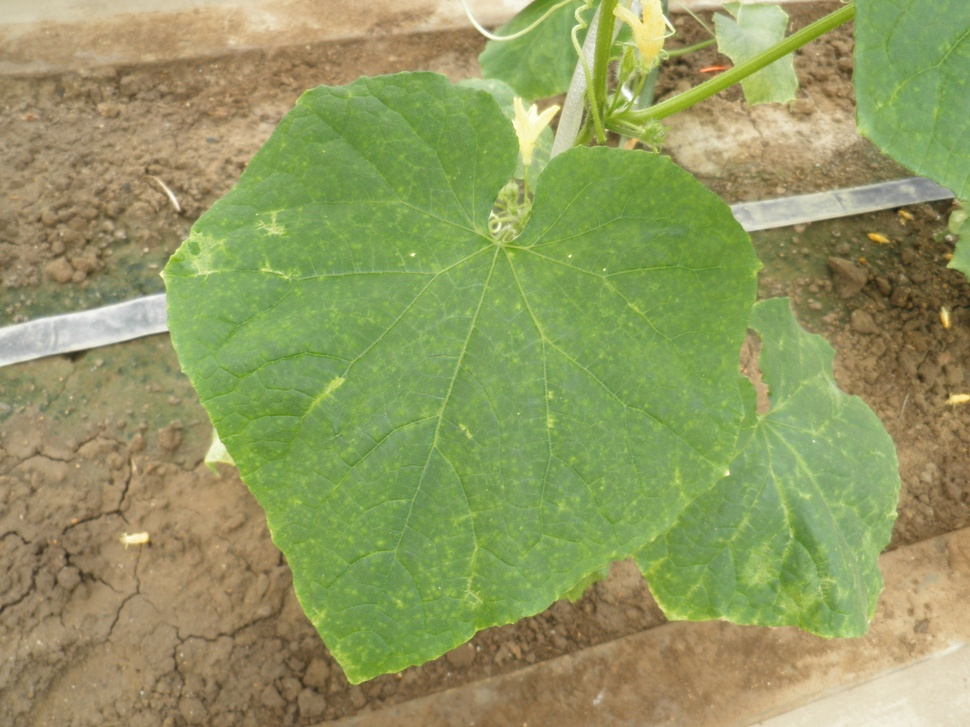
#> input picture data/original/000001.jpg, 970 x 727 px, shrunk from 2048 x 1536 before the run, found by its file name
$ python plot.py ../../data/original/000001.jpg
#> lines starting #> are read from the running program, lines starting #| are printed output that depends on the picture
#! /usr/bin/env python
# -*- coding:utf-8 -*-

import sys
import cv2
import numpy as np
import matplotlib.pyplot as plt
from pathlib import Path

args = sys.argv
current = Path()
dataset_path = current.resolve().parent.parent/'data'/'treated'
image = str(dataset_path) + "/" + args[1]
img = cv2.imread(image, 0)
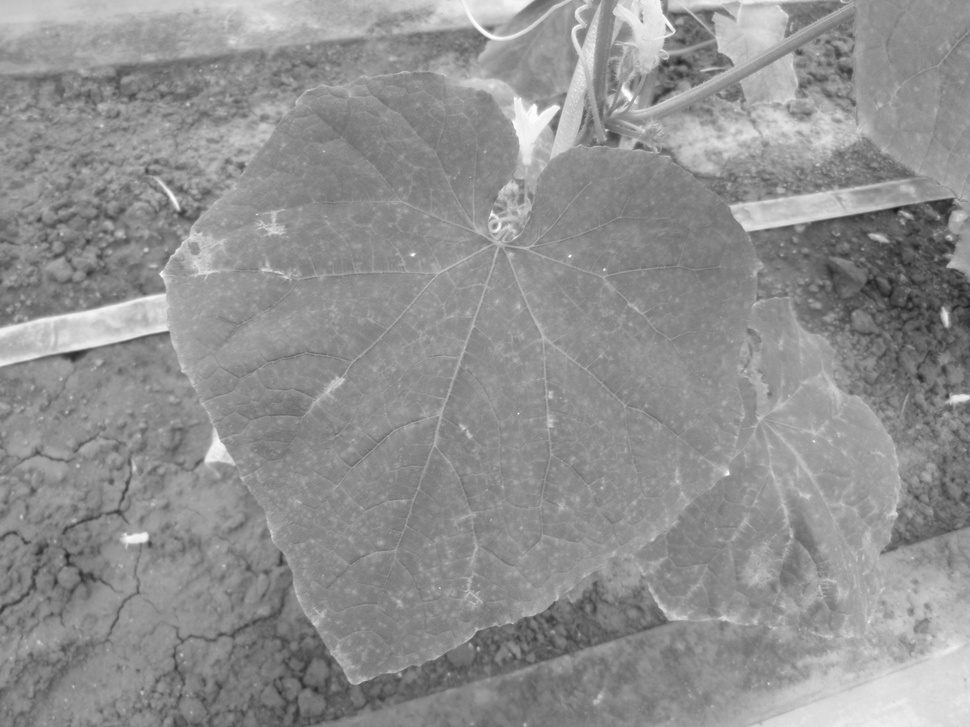
#> img: shape (727, 970); min 28, max 255, mean 144.4

plt.imshow(img)
plt.colorbar()
plt.show()
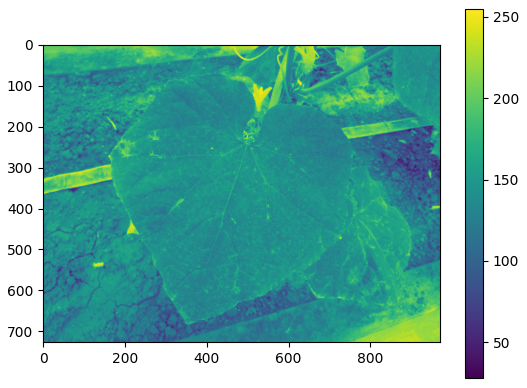
#> figure drawn by matplotlib, 2 panels

$ run again, on data/original/000003.jpg
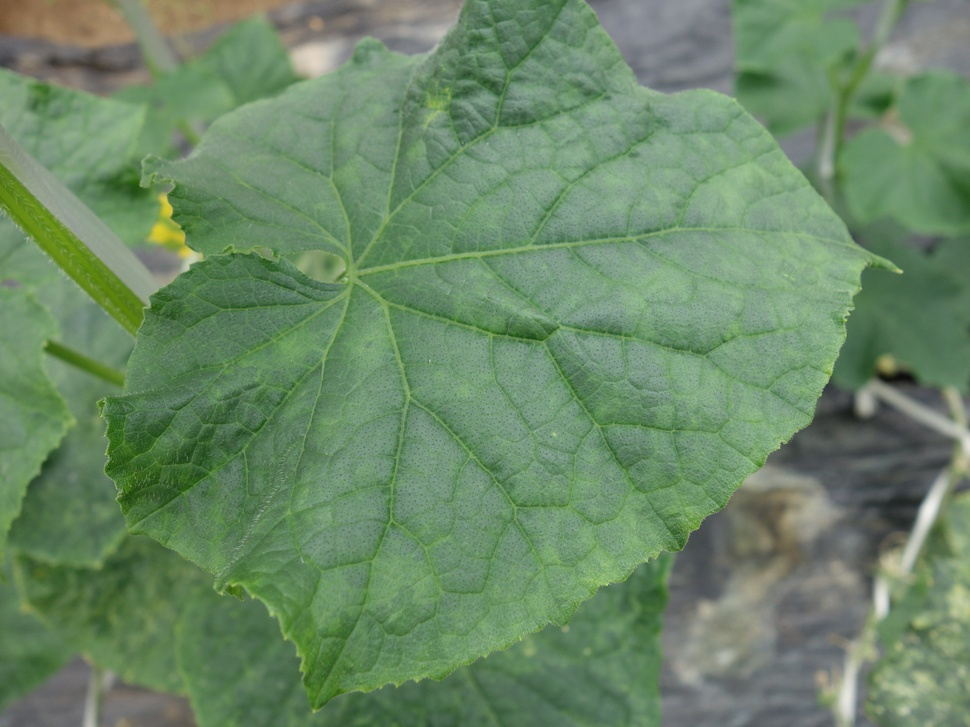
#> input picture data/original/000003.jpg, 970 x 727 px, shrunk from 2592 x 1944 before the run, found by its file name
#> `img = cv2.imread(image, 0)`:
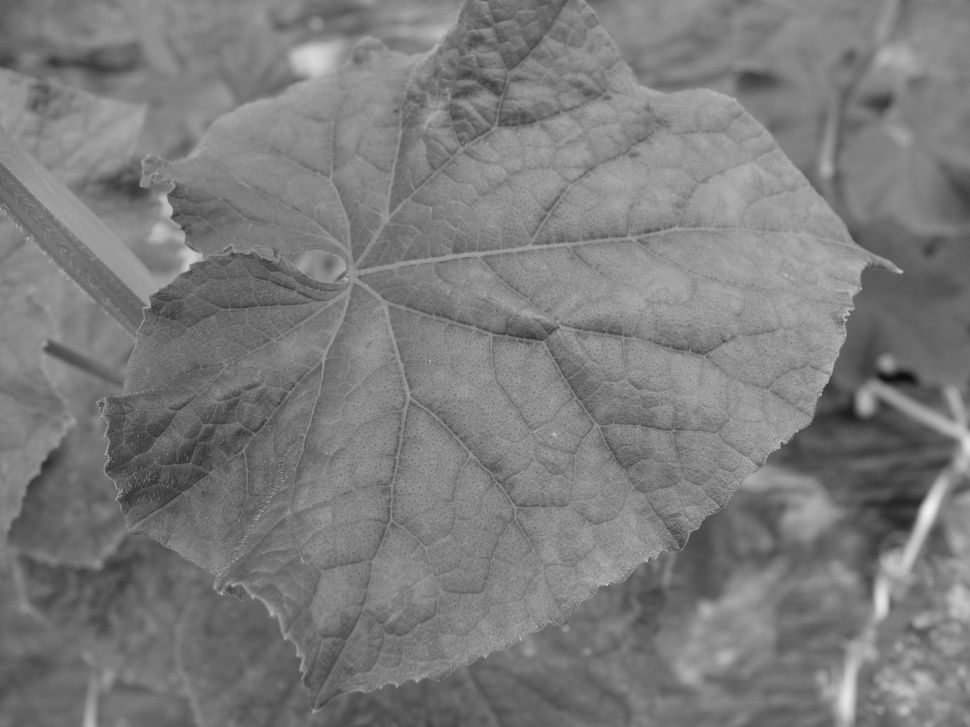
#> img: shape (727, 970); min 14, max 238, mean 123.6
#> `plt.show()`:
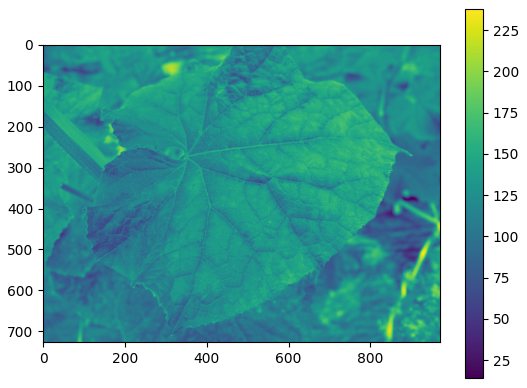
#> figure drawn by matplotlib, 2 panels

$ run again, on data/original/000004.jpg
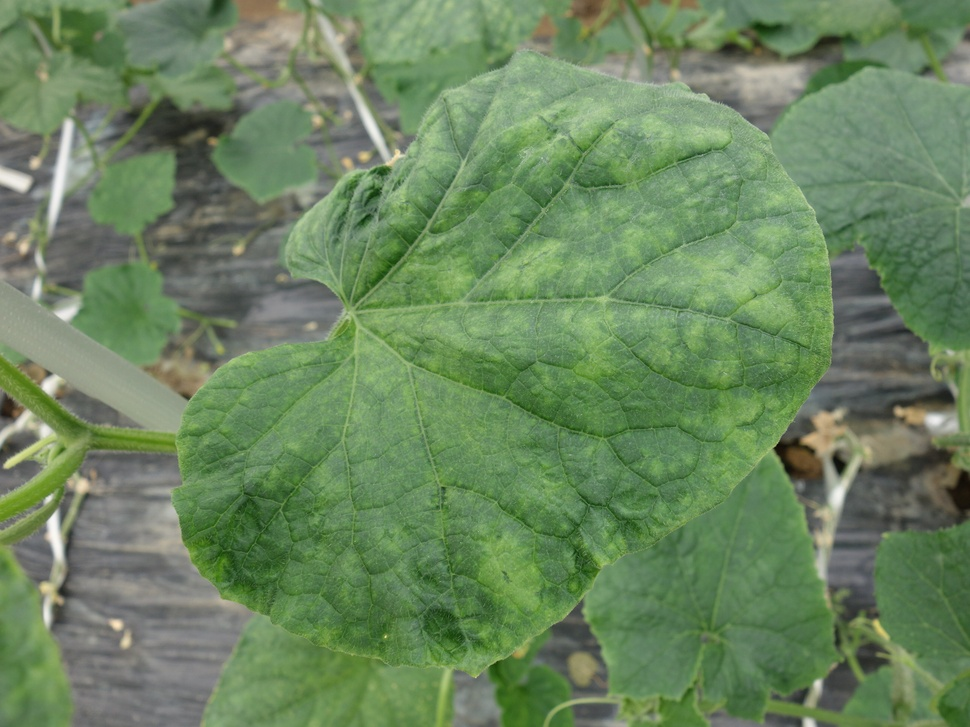
#> input picture data/original/000004.jpg, 970 x 727 px, shrunk from 2592 x 1944 before the run, found by its file name
#> `img = cv2.imread(image, 0)`:
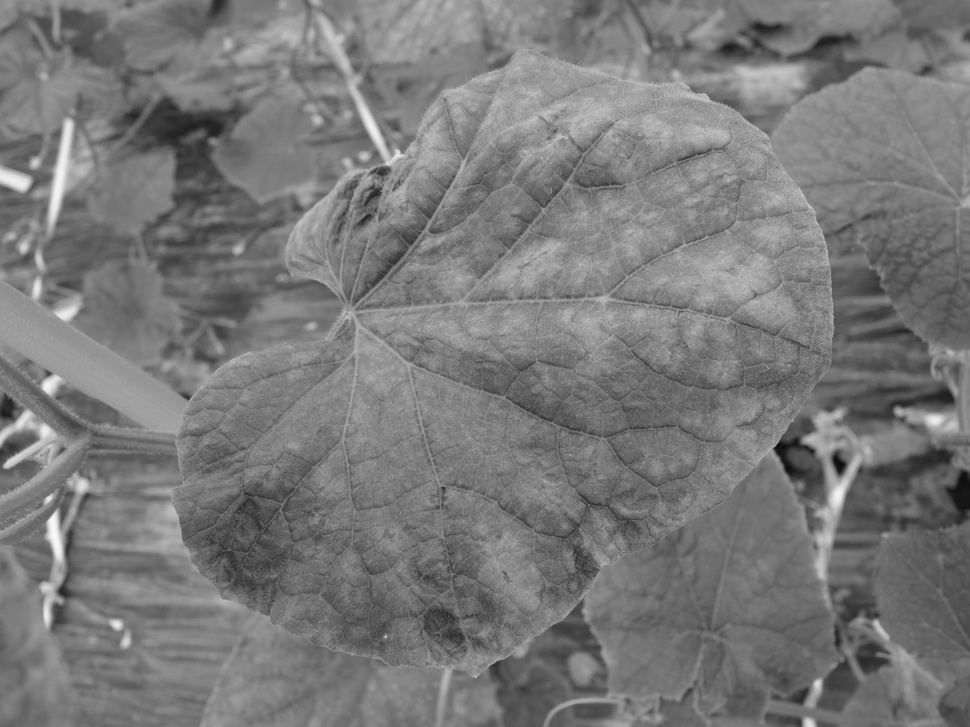
#> img: shape (727, 970); min 6, max 248, mean 120.9
#> `plt.show()`:
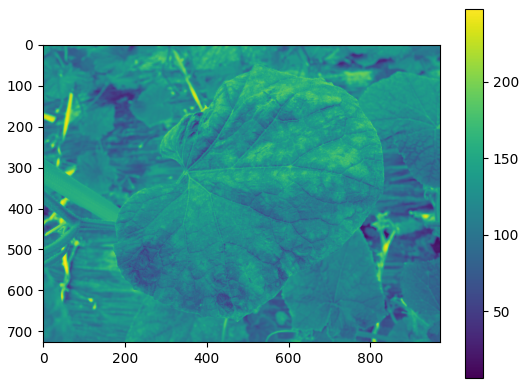
#> figure drawn by matplotlib, 2 panels

$ run again, on data/original/000005.jpg
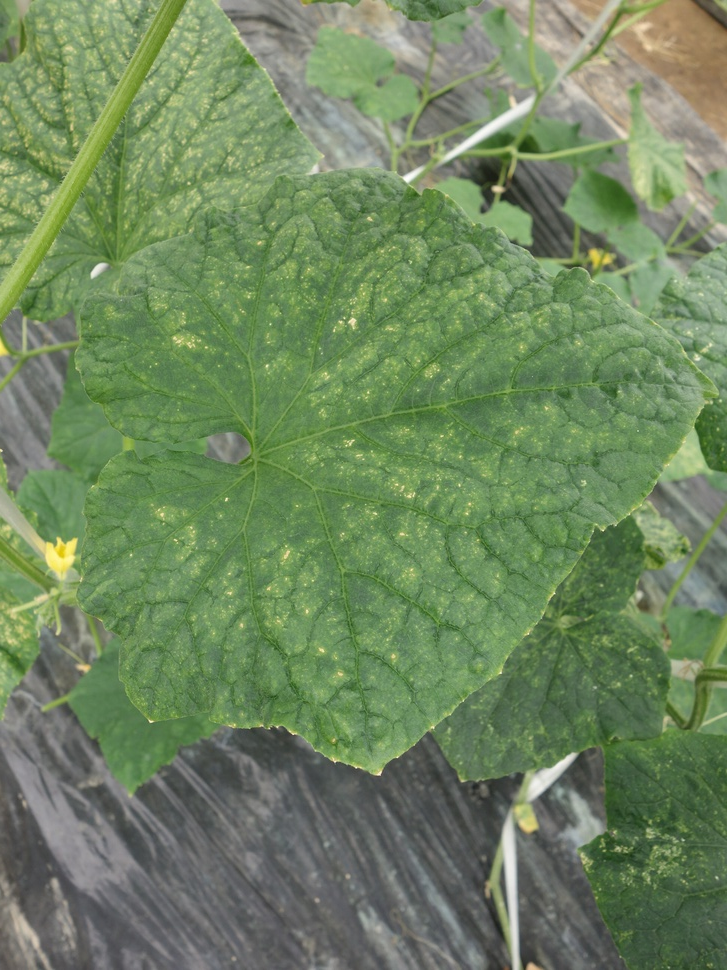
#> input picture data/original/000005.jpg, 727 x 970 px, shrunk from 1944 x 2592 before the run, found by its file name
#> `img = cv2.imread(image, 0)`:
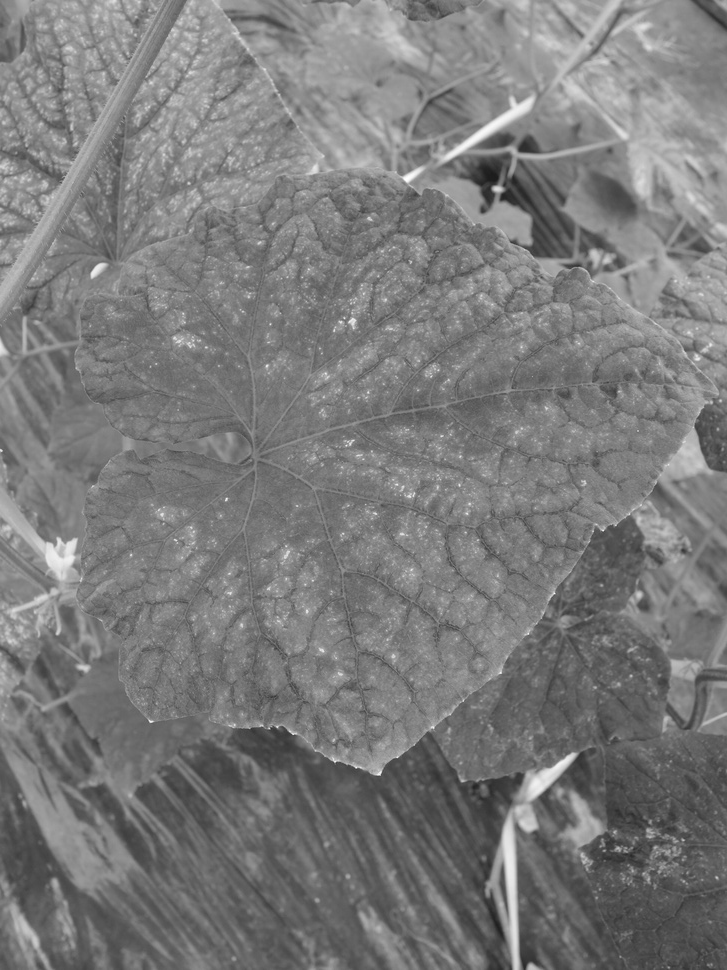
#> img: shape (970, 727); min 28, max 255, mean 122.6
#> `plt.show()`:
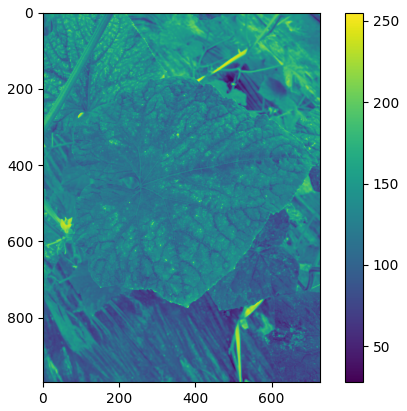
#> figure drawn by matplotlib, 2 panels
